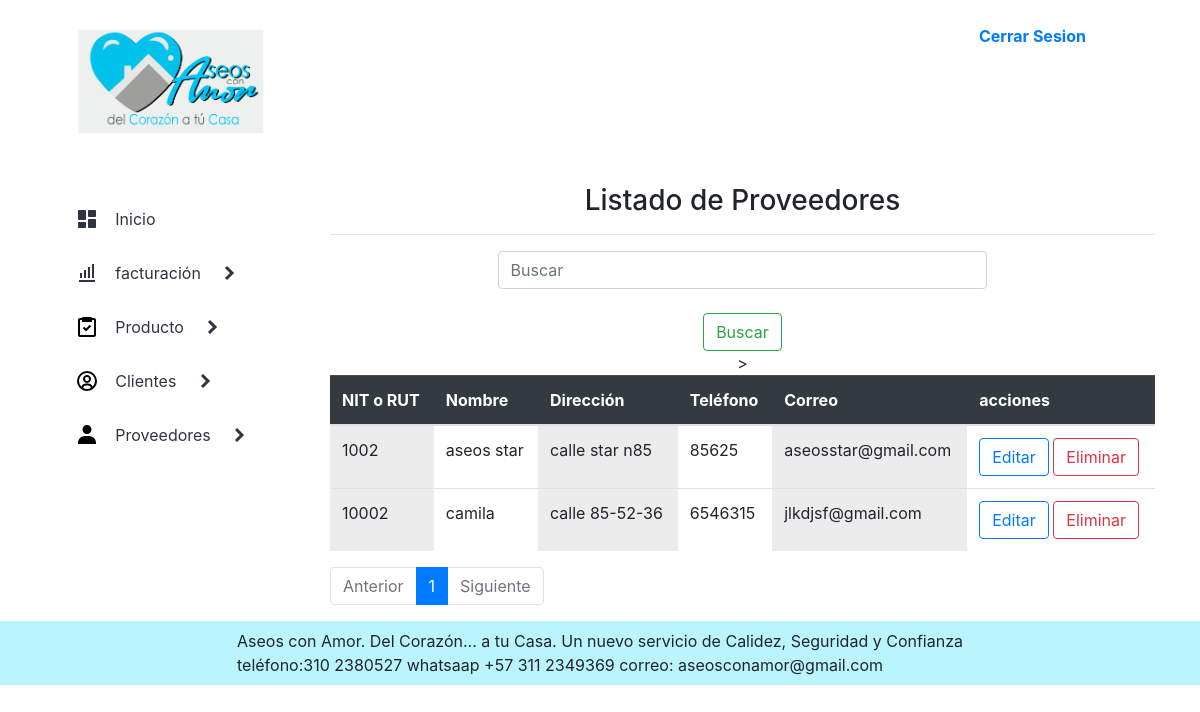
Screenshot of /vista/formularios/formulario_listado_proveedores.php?pagina=1 (signed in) with the database file from the repository.
### tables this page shows
CREATE TABLE `proveedor` (
  `id_proveedor` int(12) NOT NULL,
  `nombre_proveedor` varchar(50) NOT NULL,
  `direccion_proveedor` varchar(50) NOT NULL,
  `telefono_proveedor` varchar(30) NOT NULL,
  `email_proveedor` varchar(50) NOT NULL
);

### vista/formularios/formulario_listado_proveedores.php (the view, shortened to what this page needs)
<!doctype html>
<?php include_once("../../modelo/logica/conexion.php");?>
<!doctype html>
<html lang="en">
  <head>
    <link rel="stylesheet" href="../css/estilos3.css">
    <link rel="stylesheet" href="https://stackpath.bootstrapcdn.com/bootstrap/4.3.1/css/bootstrap.min.css">
  </head>
  <body>
     <?php include('../estructura/header.php'); ?>
	 <?php
	 $sql='SELECT*FROM proveedor';
	 $sentencia=$pdo->prepare($sql);
	 $sentencia->execute();
	 $resultado = $sentencia->fetchAll();
	$proveedor_x_pagina = 5;
	$total_proveedor_db = $sentencia->rowCount();
	$paginas= $total_proveedor_db/5;
	$paginas = ceil($paginas);
	 ?>
            <section>
                <?php include('../estructura/menu.php'); ?>
                 <div class="col pt-3 ">
                    <h3 class="text-center col-mb-3"> Listado de Proveedores </h3><hr>
                        <form class="text-center" method="POST" name="form-work" action="logica/eliminarProve.php">
						<div class=" container col-md-8"
						nav class="navbar navbar-light bg-light  ">
							<div class="container-fluid">
								<form class="d-flex">
								<input class="form-control me-2" type="search" placeholder="Buscar" aria-label="Search"><br>
								<button class="btn btn-outline-success " type="submit">Buscar</button>
								</form>
							</div>
						></div>
					<div class="table responsive">
						<table class="table table-hover">
								<thead class="table-dark">
									<tr>
										<th scope="col">NIT o RUT</th>
										<th scope="col">Nombre</th>
										<th scope="col">Dirección</th>
										<th scope="col">Teléfono</th>
										<th scope="col">Correo</th>
										<th scope="col">acciones</th>
									</tr>
								</thead>
								<tbody class="">
								<?php
								$iniciar=($_GET['pagina']-1)*$proveedor_x_pagina;
								$sql_proveedor = 'SELECT*FROM proveedor LIMIT :iniciar,:ncliente' ;
								$sentencia_proveedor = $pdo->prepare($sql_proveedor);
								$sentencia_proveedor->bindParam(':iniciar', $iniciar, PDO::PARAM_INT);
								$sentencia_proveedor->bindParam(':ncliente', $proveedor_x_pagina, PDO::PARAM_INT);
								$sentencia_proveedor->execute();
								$resultado_proveedor=$sentencia_proveedor->fetchAll();
								?>
								<?php foreach ($resultado_proveedor as $filas):?>
									<tr>
										<td class="table-active"><?php echo $filas['id_proveedor'] ?></td>
										<td> <?php echo $filas['nombre_proveedor'] ?> </td>
										<td class="table-active"> <?php echo $filas['direccion_proveedor'] ?> </td>
										<td> <?php echo $filas['telefono_proveedor'] ?> </td>
										<td class="table-active"> <?php echo $filas['email_proveedor'] ?> </td>
										<td>
										<button type="button" class="btn btn-outline-primary" data-bs-toggle="modal" data-bs-target="#editarproveedor" data-bs-whatever="@mdo">Editar</button>
										<a href="../../modelo/logica/eliminarProv.php?id=<?php echo $filas['id_proveedor'];?>" class="btn  btn-outline-danger" role="button" data-bs-target="button">Eliminar</a>
										</td>
									</tr>
									<?php
								endforeach;
								?>
								</tbody>
						</table>
                        </form>
					</div>
<nav  aria-label="Page navigation example"  >
  <ul class="pagination ml-auto">
    <li class="page-item <?php echo $_GET['pagina']<=1? 'disabled': '' ?> " >
		<a class="page-link" href="formulario_listado_proveedores.php?pagina=<?php echo $_GET['pagina']-1  ?>">Anterior</a></li>
	<?php for($i=0;$i<$paginas;$i++):?>
    <li class="page-item <?php echo $_GET['pagina']==$i+1 ? 'active' : '' ?>"><?php ?>
		<a class="page-link" href="formulario_listado_proveedores?pagina=<?php echo $i+1 ?>"><?php echo $i+1 ?></a></li>
	<?php endfor;?>
    <li class="page-item
	<?php echo $_GET['pagina']>=$paginas? 'disabled': '' ?> "> <a class="page-link" href="formulario_listado_proveedores.php?pagina=<?php echo $_GET['pagina']+1  ?>">Siguiente</a></li>
  </ul>
</nav>
				</div>
            </section>
            <?php include('../estructura/footer.php'); ?>
</body>
</html>

### vista/css/estilos3.css (style rules this page uses)
* { margin left:0; padding: 0px; box-sizing: border-box; }
body { background: #BCEBFF; font-family: 'Poppins', sans-serif; }

### rows the page displays
proveedor: id_proveedor "1002", nombre_proveedor "aseos star", direccion_proveedor "calle star n85", telefono_proveedor "85625", email_proveedor "aseosstar@gmail.com"
proveedor: id_proveedor "10002", nombre_proveedor "camila", direccion_proveedor "calle 85-52-36", telefono_proveedor "6546315", email_proveedor "jlkdjsf@gmail.com"
